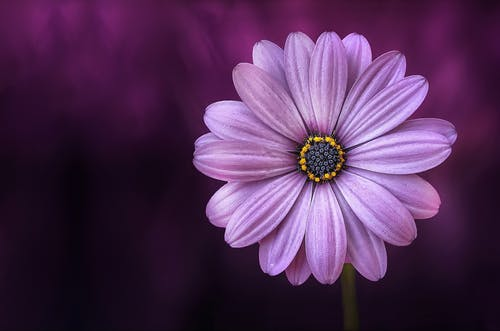
#> input picture image/flower.jpg, 500 x 331 px, found by its file name
$ jupyter execute grayscale_histogram.ipynb
#> lines starting #> are read from the running program, lines starting #| are printed output that depends on the picture
## **In this code, we are going to computing a histogram for grayscale image.**

First we need to mount our code with google drive.

[cell 1]
# To mount code with google drive
from google.colab import drive
drive.mount('/content/drive')

Import all the package that we will use for the code.

[cell 2]
# Import the necessary packages
from matplotlib import pyplot as plt
import argparse
import cv2
from google.colab.patches import cv2_imshow

Set the path for the image that we will use for testing the code.

When you mount the code, folder **"drive"** will appear on the left screen when you click the **"file"** symbol. Then you just need to find the image in your drive and right click on that image.

A pop up will show some list then just click **"copy path"**. After that you just need to paste the path here.

[cell 3]
# Construct the argument parser and parse the arguments
args = {
	# Task 1
	"image": "/content/drive/My Drive/Colab Notebooks/Image-Processing/flower.jpg"
}

Now that we have the path to the image, we can load it off the disk using the cv2.imread function on Line 1. The cv2.imread function returns a NumPy array representing the image.

Then, convert the image to grayscale image

Finally, displaying the actual image on our screen. The parameter is a reference to the image we convert before.

[cell 4]
# Task 2
# Load the image and show it here :
image = cv2.imread(args["image"])
#> image is the input picture: shape (331, 500, 3); mean B, G, R 84.9, 46.4, 81.3
cv2_imshow(image)

# Task 3
# Convert image to grayscale
gray = cv2.cvtColor(image, cv2.COLOR_BGR2GRAY)
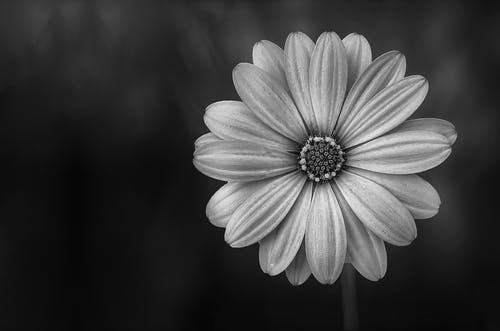
#> gray: shape (331, 500); min 0, max 240, mean 61.3

# Task 4
# Show the image
cv2_imshow(gray)

Line 2 computes the actual histogram. Go ahead and match the arguments of the code up with the function documentation above. We can see that our ﬁrst parameter is the grayscale image. A grayscale image has only one channel, hence we have a value of [0] for channels. We don’t have a mask, so we set the mask value to None. We will use 256 bins in our histogram, and the possible values range from 0 to 256.

Finally, a call plt.plot() to plots our grayscale histogram.

[cell 5]
# Construct a grayscale histogram
hist = cv2.calcHist([gray], [0], None, [256], [0, 256])
#> hist = 256 values, max 6173 at index 12, min 0 at index 236, mean 646.5

# Plot the histogram
plt.figure()
plt.title("Grayscale Histogram")
plt.xlabel("Bins")
plt.ylabel("# of Pixels")
plt.plot(hist)
plt.xlim([0, 256])

# Task 5
# Show the plot here :
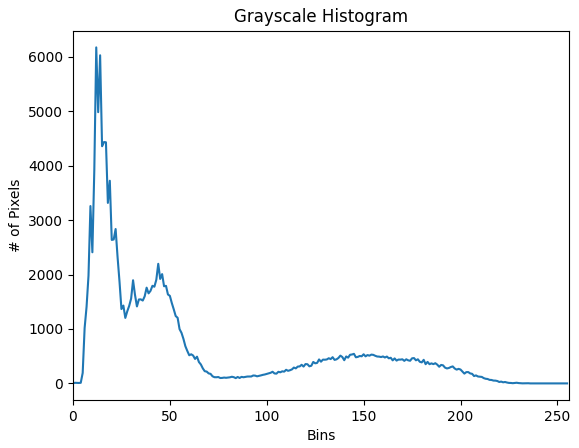
#> figure drawn by matplotlib, 1 panel; curve peaks at x = 12, y = 6173

[cell 6]
import cv2
import numpy as np
from matplotlib import pyplot as plt

color = ('b','g','r')
for i,col in enumerate(color):
    histr = cv2.calcHist([image],[i],None,[256],[0,256])
    plt.plot(histr,color = col)
    plt.xlim([0,256])

plt.title("'Flattened' Color Histogram")
plt.xlabel("Bins")
plt.ylabel("# of Pixels")
plt.show()
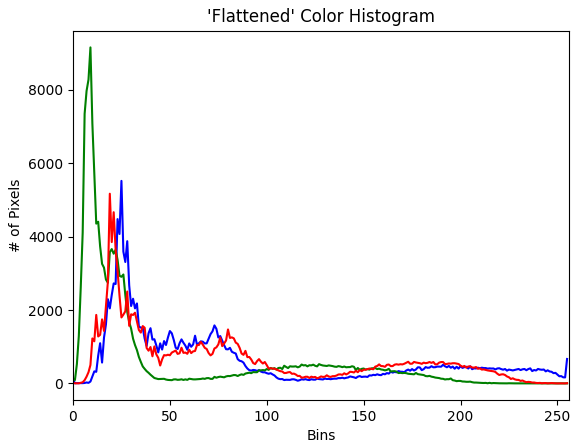
#> figure drawn by matplotlib, 1 panel; curve peaks at x = 25, y = 5521; curve peaks at x = 9, y = 9160; curve peaks at x = 19, y = 5171

$ run again, with image/corona.jpg copied over image/flower.jpg
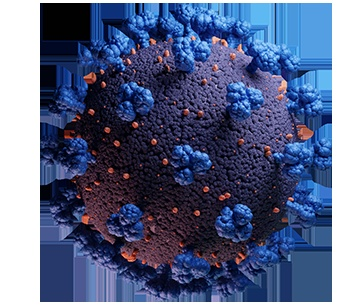
#> input picture image/corona.jpg, 360 x 306 px, found by its file name
#> image is the input picture: shape (306, 360, 3); mean B, G, R 136.7, 103, 91.2
#> `gray = cv2.cvtColor(image, cv2.COLOR_BGR2GRAY)`:
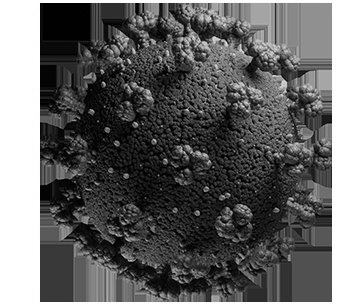
#> gray: shape (306, 360); min 0, max 255, mean 103.3
#> hist = 256 values, max 20096 at index 255, min 0 at index 219, mean 430.3
#> `plt.show()`:
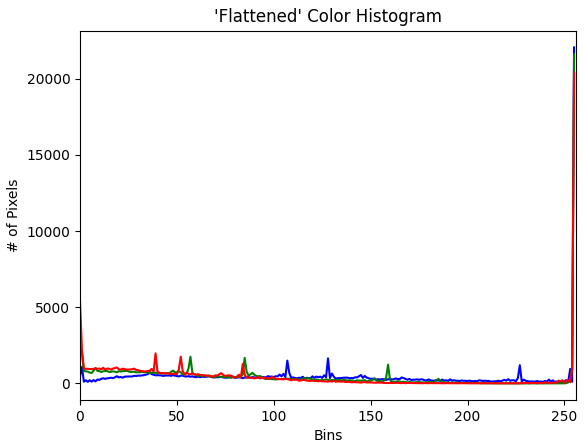
#> figure drawn by matplotlib, 1 panel; curve peaks at x = 255, y = 22061; curve peaks at x = 255, y = 21611; curve peaks at x = 255, y = 20393
